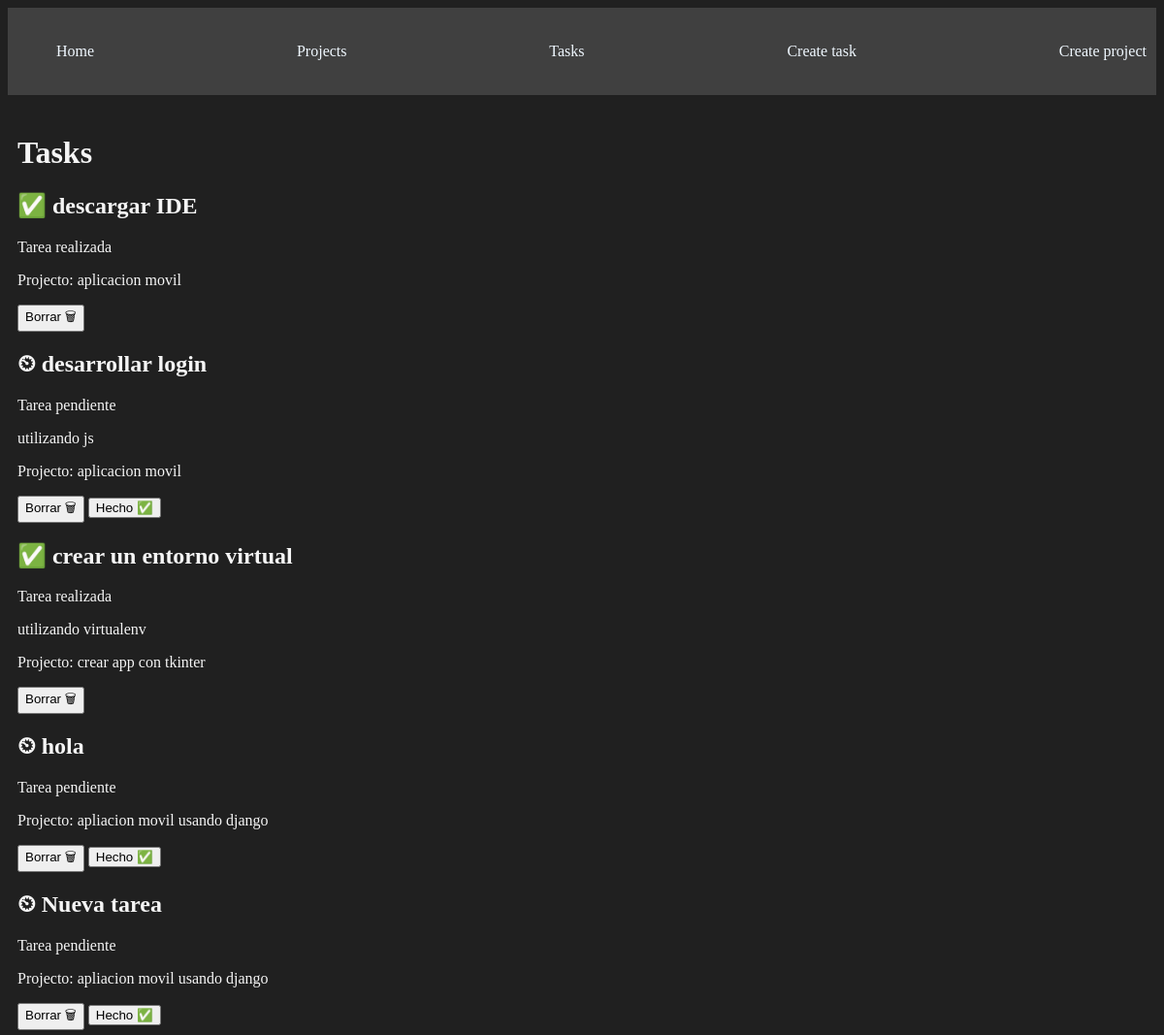
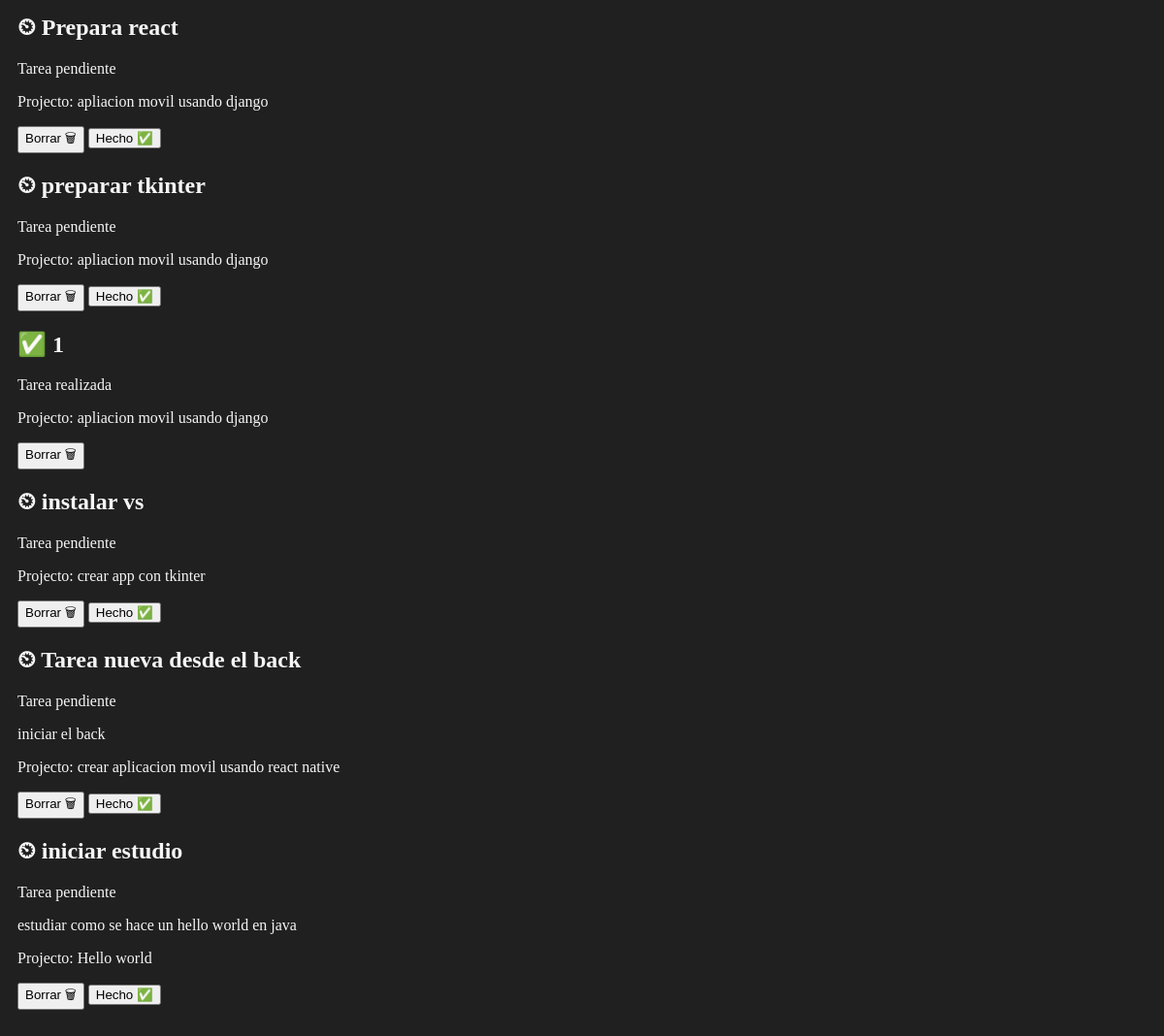
/tasks/, run on the app's committed database (2 pictures, top to bottom).
### myapp/models.py (models this page shows, shortened)
class Task(models.Model):
    title = models.CharField(max_length=200)
    description = models.TextField()
    project = models.ForeignKey(Project, on_delete=models.CASCADE)
    hecho = models.BooleanField(default=False)

class Project(models.Model):
    name = models.CharField(max_length=200)
    hecho = models.BooleanField(default=False)

### myapp/views.py (the view)
# urls.py: path('tasks/' ,views.task),
def task(request):
    tasks = Task.objects.all()
    return render(request, "tasks/tasks.html", {"tasks": tasks})

### myapp/templates/tasks/tasks.html (shortened to what this page needs)
{% extends 'layouts/base.html' %}
{% block content %}
<h1>Tasks</h1>
{% for task in tasks %}
<div>
    <h2>{% if task.hecho == False %} ⏲ {% else %} ✅ {% endif %}  {{ task.title }}</h2>
    {% if task.hecho == False %}
        <p>Tarea pendiente</p>
    {% else %}
        <p>Tarea realizada</p>
    {% endif %}
    <p>{{ task.description }}</p>
    <p>Projecto: {{ task.project.name }}</p>
    <button onclick="eliminarTarea({{ task.id }})">Borrar 🗑</button>
    {% if task.hecho == False %}
        <button onclick="marcarHecho({{ task.id }})">Hecho ✅</button>
    {% endif %}
</div>
{% endfor %}
{% endblock %}

### myapp/static/styles/main.css (style rules this page uses)
body { background: #202020; color: whitesmoke; }

### data on the page
Task: title "descargar IDE", hecho "Tarea realizada", project.name "aplicacion movil"
Task: title "desarrollar login", hecho "Tarea pendiente", description "utilizando js", project.name "aplicacion movil"
Task: title "crear un entorno virtual", hecho "Tarea realizada", description "utilizando virtualenv", project.name "crear app con tkinter"
Task: title "hola", hecho "Tarea pendiente", project.name "apliacion movil usando django"
Task: title "Nueva tarea", hecho "Tarea pendiente", project.name "apliacion movil usando django"
Task: title "Prepara react", hecho "Tarea pendiente", project.name "apliacion movil usando django"
Task: title "preparar tkinter", hecho "Tarea pendiente", project.name "apliacion movil usando django"
Task: title "1", hecho "Tarea realizada", project.name "apliacion movil usando django"
Task: title "instalar vs", hecho "Tarea pendiente", project.name "crear app con tkinter"
Task: title "Tarea nueva desde el back", hecho "Tarea pendiente", description "iniciar el back", project.name "crear aplicacion movil usando react native"
Task: title "iniciar estudio", hecho "Tarea pendiente", description "estudiar como se hace un hello world en java", project.name "Hello world"
